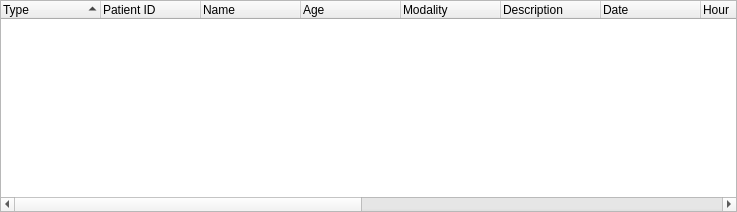
<ui version="4.0" >
 <author></author>
 <comment></comment>
 <exportmacro></exportmacro>
 <class>udg::QStudyTreeWidgetBase</class>
 <widget class="QWidget" name="udg::QStudyTreeWidgetBase" >
  <property name="geometry" >
   <rect>
    <x>0</x>
    <y>0</y>
    <width>737</width>
    <height>212</height>
   </rect>
  </property>
  <property name="sizePolicy" >
   <sizepolicy>
    <hsizetype>7</hsizetype>
    <vsizetype>7</vsizetype>
    <horstretch>0</horstretch>
    <verstretch>0</verstretch>
   </sizepolicy>
  </property>
  <property name="minimumSize" >
   <size>
    <width>16</width>
    <height>16</height>
   </size>
  </property>
  <property name="windowTitle" >
   <string/>
  </property>
  <layout class="QGridLayout" >
   <property name="margin" >
    <number>0</number>
   </property>
   <property name="spacing" >
    <number>0</number>
   </property>
   <item row="0" column="0" >
    <widget class="QTreeWidget" name="m_studyTreeView" >
     <property name="alternatingRowColors" >
      <bool>true</bool>
     </property>
     <property name="selectionMode" >
      <enum>QAbstractItemView::SingleSelection</enum>
     </property>
     <property name="rootIsDecorated" >
      <bool>false</bool>
     </property>
     <property name="sortingEnabled" >
      <bool>true</bool>
     </property>
     <column>
      <property name="text" >
       <string>Type</string>
      </property>
     </column>
     <column>
      <property name="text" >
       <string>Patient ID</string>
      </property>
     </column>
     <column>
      <property name="text" >
       <string>Name</string>
      </property>
     </column>
     <column>
      <property name="text" >
       <string>Age</string>
      </property>
     </column>
     <column>
      <property name="text" >
       <string>Modality</string>
      </property>
     </column>
     <column>
      <property name="text" >
       <string>Description</string>
      </property>
     </column>
     <column>
      <property name="text" >
       <string>Date</string>
      </property>
     </column>
     <column>
      <property name="text" >
       <string>Hour</string>
      </property>
     </column>
     <column>
      <property name="text" >
       <string>Institution</string>
      </property>
     </column>
     <column>
      <property name="text" >
       <string>Acc. Num</string>
      </property>
     </column>
     <column>
      <property name="text" >
       <string>AETitle</string>
      </property>
     </column>
     <column>
      <property name="text" >
       <string>UID</string>
      </property>
     </column>
     <column>
      <property name="text" >
       <string>Type</string>
      </property>
     </column>
     <column>
      <property name="text" >
       <string>Img Num</string>
      </property>
     </column>
     <column>
      <property name="text" >
       <string>Protocol Name</string>
      </property>
     </column>
     <column>
      <property name="text" >
       <string/>
      </property>
     </column>
    </widget>
   </item>
  </layout>
 </widget>
 <layoutdefault spacing="6" margin="11" />
 <pixmapfunction>qPixmapFromMimeSource</pixmapfunction>
 <resources/>
 <connections/>
</ui>
